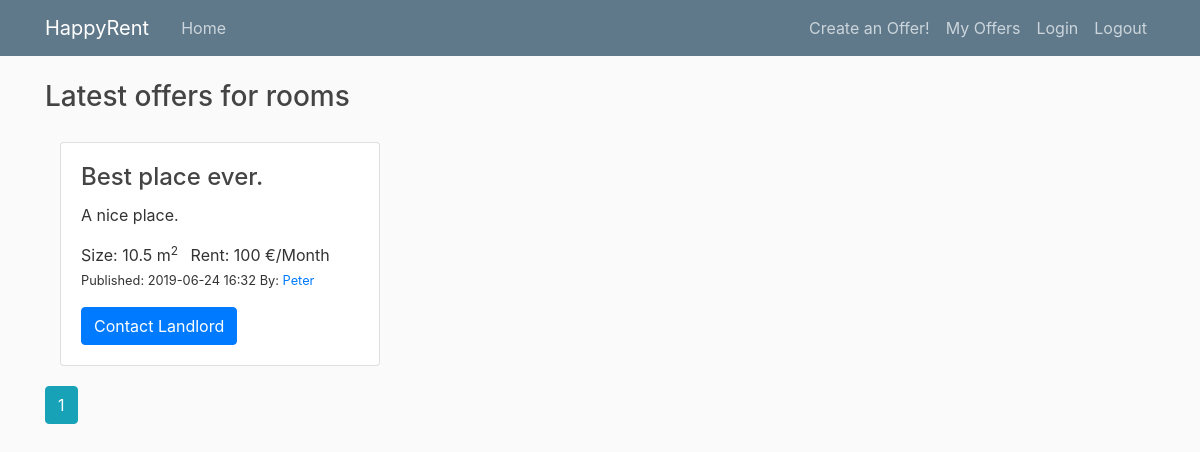
Before: /rooms with the older database file.
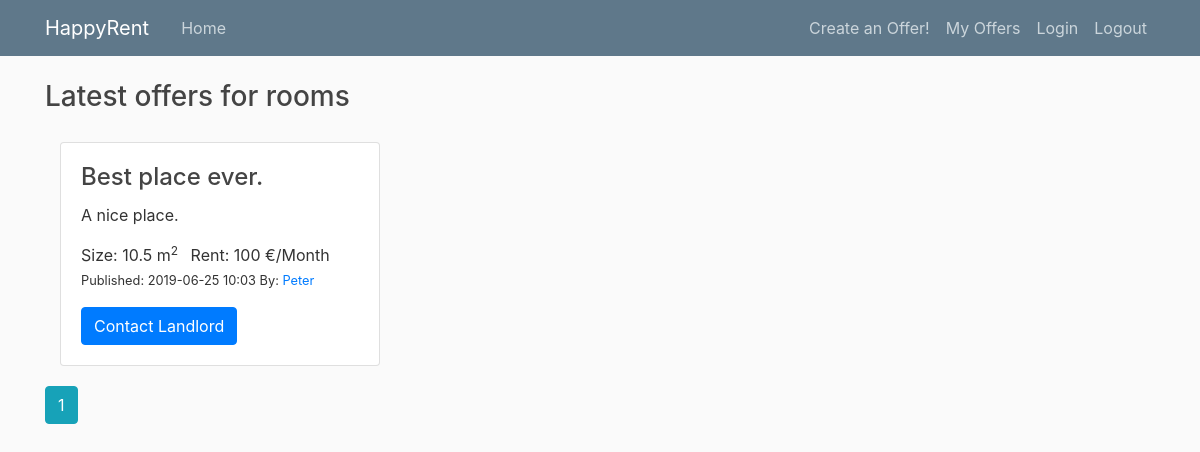
After: the same page with the newer database file.
### property_project/db_models.py (models this page shows, shortened)
class PropertyItem(db.Model):
    __tablename__ = 'property_item'
    id = db.Column(db.Integer, primary_key=True)
    title = db.Column(db.String(100), nullable=False,
                      default="Best place ever.")
    date_posted = db.Column(db.DateTime, nullable=False,
                            default=datetime.datetime.utcnow)
    description = db.Column(db.String(250), default="A nice place.")
    rent = db.Column(db.Integer)  # (db.Numeric(6,2))
    rooms = db.Column(db.Integer, default=1)  # default=set_default_rooms
    size = db.Column(db.Integer)  # (db.Numeric(6,1))
    property_id = db.Column(db.Integer, ForeignKey('property_type.id'))
    property_type = db.relationship('PropertyType')
    user_id = db.Column(db.Integer, db.ForeignKey('user.id'), nullable=False)

class User(db.Model, UserMixin):
    __tablename__ = 'user'
    id = db.Column(db.Integer, primary_key=True)
    username = db.Column(db.String(20), unique=True, nullable=False)
    properties = db.relationship('PropertyItem', backref='author', lazy=True)

### property_project/routes.py (the view)
@app.route("/rooms")
def show_rooms():
    page = request.args.get('page', 1, type=int)  # starting page
    rooms = PropertyItem.query.join(PropertyItem.property_type, aliased=True)\
        .filter_by(type='room')\
        .order_by(PropertyItem.date_posted.desc()).paginate(page=page, per_page=2)
    return render_template('rooms.html', rooms=rooms)

### property_project/templates/rooms.html
{% extends "layout.html" %}
{% block content %}
<h3>Latest offers for rooms</h3>
<div class="gap-20"></div>
<div class="card-deck-wrapper">
    <div class="card-deck">
        <div class="col-md-6">
            {% for room in rooms.items %}
            <div class="card">
                <div class="card-body">
                    <h4 class="card-title">{{ room.title }}</h4>
                    <p class="card-text">{{ room.description }}</p>
                    <ul class="list-inline">
                        <li class="list-inline-item">Size: {{ room.size }} m<sup>2</sup></li>
                        <li class="list-inline-item">Rent: {{ room.rent }} €/Month</li>
                        <small>
                            <li class="list-inline-item">Published: {{ room.date_posted.strftime('%Y-%m-%d %H:%M') }} </li>
                        </small>
                        <small>
                            <li class="list-inline-item">By:
                                <a class="mr-2" href="{{ url_for('user_items', username=room.author.username) }}">
                                    {{ room.author.username }}
                                </a>
                            </li>
                        </small>
                    </ul>
                    <a href="#" class="btn btn-primary stretched-link">Contact Landlord</a>
                </div>
            </div>
            <div class="gap-20"></div>
            {% endfor %}
            {% for page_num in rooms.iter_pages(left_edge=1, right_edge=1, left_current=1, right_current=2) %}
                {% if page_num %}
                    {% if rooms.page == page_num %}
                        <a class="btn btn-info mb-4" href="{{ url_for('show_rooms', page=page_num) }}">{{ page_num }}</a>
                    {% else %}
                        <a class="btn btn-outline-info mb-4" href="{{ url_for('show_rooms', page=page_num) }}">{{ page_num }}</a>
                    {% endif %}
                {% else %}
                ...
                {% endif %}
            {% endfor %}
        </div>
    </div>
</div>
{% endblock content %}

Changed rows visible on the page:
changed PropertyItem "Best place ever.": date_posted "2019-06-24 16:32" → "2019-06-25 10:03"
